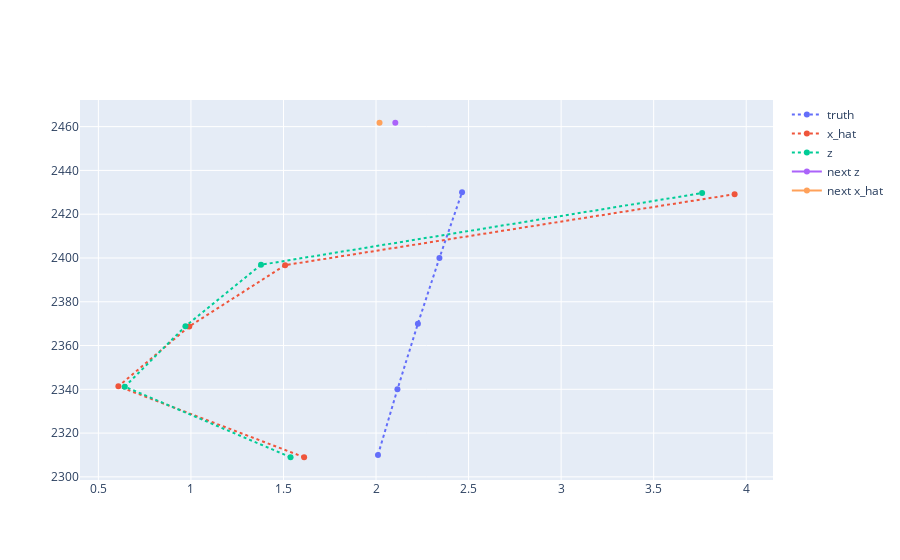
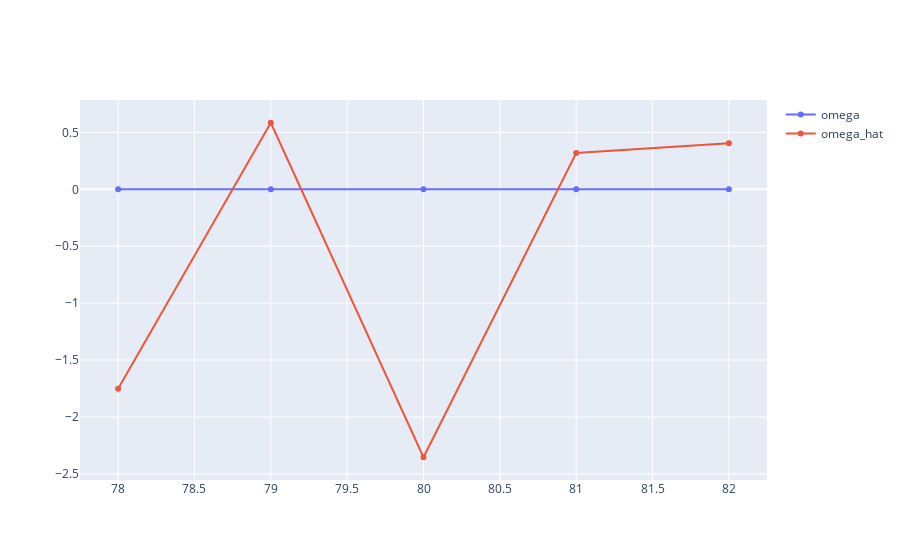

The notebook cell these images were saved under, in order:
### Code cell
d.one_step()

### Figure 1 — Plotly figure (JSON) as saved in the notebook; plotly's stock layout.template omitted (floating-point values rounded to 4 significant figures)
{"data": [{"line": {"dash": "dot"}, "name": "truth", "type": "scatter", "x": [2.011, 2.116, 2.226, 2.343, 2.465], "y": [2310.0, 2340.0, 2370.0, 2400.0, 2430.0]}, {"line": {"dash": "dot"}, "name": "x_hat", "type": "scatter", "x": [1.612, 0.6082, 0.9911, 1.509, 3.937], "y": [2309.0, 2341.0, 2369.0, 2397.0, 2429.0]}, {"line": {"dash": "dot"}, "name": "z", "type": "scatter", "x": [1.538, 0.6426, 0.9702, 1.379, 3.762], "y": [2309.0, 2341.0, 2369.0, 2397.0, 2430.0]}, {"name": "next z", "type": "scatter", "x": [2.104], "y": [2462.0]}, {"name": "next x_hat", "type": "scatter", "x": [2.019], "y": [2462.0]}], "layout": {"autosize": true, "xaxis": {"autorange": true, "range": [0.4041, 4.141], "type": "linear"}, "yaxis": {"autorange": true, "range": [2296.0, 2474.0], "type": "linear"}}}

### Figure 2 — Plotly figure (JSON) as saved in the notebook; plotly's stock layout.template omitted (floating-point values rounded to 4 significant figures)
{"data": [{"name": "omega", "type": "scatter", "x": [78, 79, 80, 81, 82], "y": [0.0001754, 0.0001843, 0.0001937, 0.0002036, 0.000214]}, {"name": "omega_hat", "type": "scatter", "x": [78, 79, 80, 81, 82], "y": [-1.752, 0.5845, -2.354, 0.3193, 0.4052]}], "layout": {"autosize": true, "xaxis": {"autorange": true, "range": [77.75, 82.25], "type": "linear"}, "yaxis": {"autorange": true, "range": [-2.596, 0.827], "type": "linear"}}}
